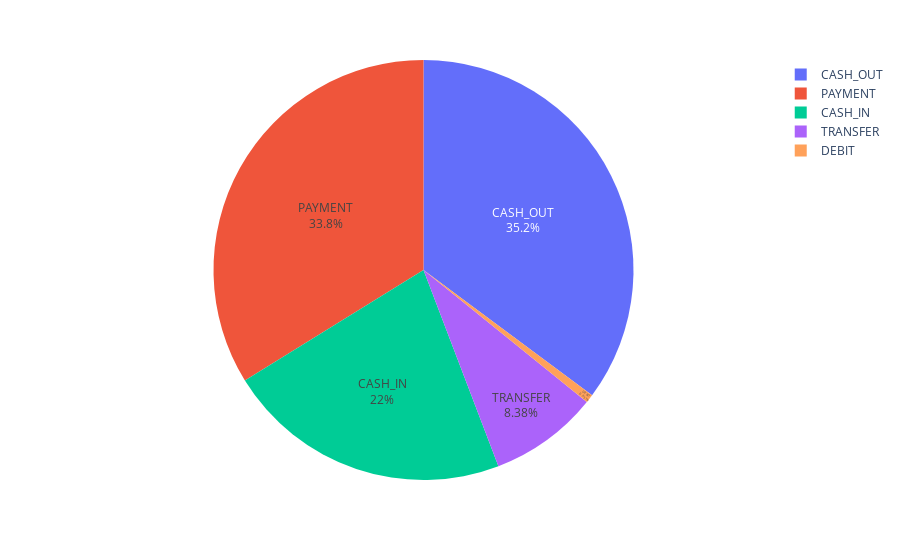

Notebook code cell kept with this figure:
### Code cell
# Show Total type value in graphical, 
type = data['type'].value_counts()

import plotly.express as px
figure_type = px.pie(values=type.values,
                     names= type.index,
                     hover_data=[type.values],
                     labels={'name': 'type'})

figure_type.update_traces(textposition='inside', textinfo='percent+label')
figure_type.show()

### Figure 1 — Plotly figure (JSON) as saved in the notebook; plotly's stock layout.template omitted (floating-point values rounded to 4 significant figures)
{"data": [{"customdata": [[2237500], [2151495], [1399284], [532909], [41432]], "domain": {"x": [0, 1], "y": [0, 1]}, "hovertemplate": "label=%{label}<br>value=%{value}<br>hover_data_0=%{customdata[0]}<extra></extra>", "labels": ["CASH_OUT", "PAYMENT", "CASH_IN", "TRANSFER", "DEBIT"], "legendgroup": "", "name": "", "showlegend": true, "textinfo": "percent+label", "textposition": "inside", "type": "pie", "values": [2237500, 2151495, 1399284, 532909, 41432]}], "layout": {"legend": {"tracegroupgap": 0}, "margin": {"t": 60}}}
